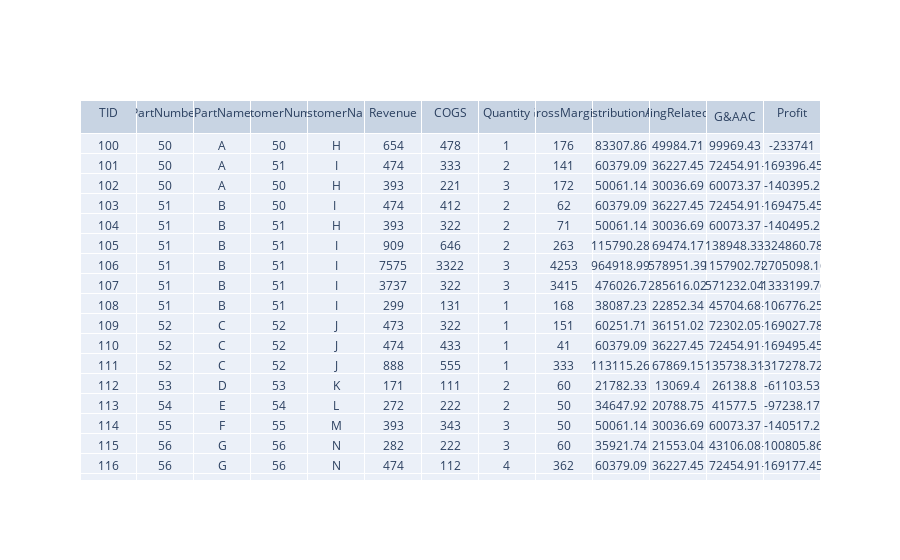

This figure's notebook cell:
### Code cell
fig = go.Figure(data=[go.Table(header=dict(values=list(testtable.columns)),
                 cells=dict(values=round(testtable,2).transpose()))
                     ])
fig.show()

### Figure 1 — Plotly figure (JSON) as saved in the notebook; plotly's stock layout.template omitted (floating-point values rounded to 4 significant figures; data arrays with more than 128 entries replaced by an {"elided": "..."} marker saying what was removed)
{"data": [{"cells": {"values": {"elided": "13x19 mixed values"}}, "header": {"values": ["TID", "PartNumber", "PartName", "CustomerNumber", "CustomerName", "Revenue", "COGS", "Quantity", "GrossMargin", "DistributionAC", "SellingRelatedAC", "G&AAC", "Profit"]}, "type": "table"}], "layout": {}}
